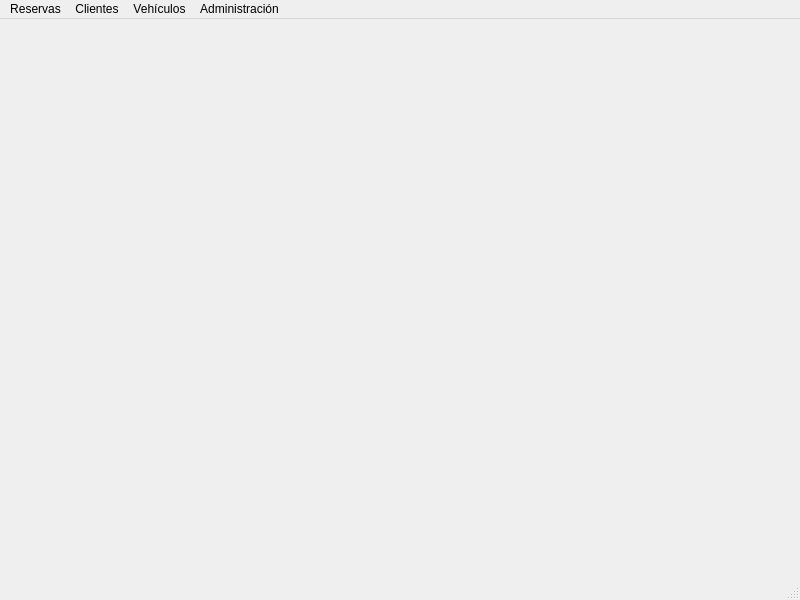
<?xml version="1.0" encoding="UTF-8"?>
<ui version="4.0">
 <class>MainWindow</class>
 <widget class="QMainWindow" name="MainWindow">
  <property name="geometry">
   <rect>
    <x>0</x>
    <y>0</y>
    <width>800</width>
    <height>600</height>
   </rect>
  </property>
  <widget class="QWidget" name="centralwidget">
   <layout class="QVBoxLayout" name="verticalLayout">
    <item>
     <widget class="QStackedWidget" name="stackedWidget"/>
    </item>
   </layout>
  </widget>
  <widget class="QMenuBar" name="menubar">
   <widget class="QMenu" name="menuReservas">
    <property name="title">
     <string>Reservas</string>
    </property>
   </widget>
   <widget class="QMenu" name="menuClientes">
    <property name="title">
     <string>Clientes</string>
    </property>
   </widget>
   <widget class="QMenu" name="menuVehiculos">
    <property name="title">
     <string>Vehículos</string>
    </property>
   </widget>
   <widget class="QMenu" name="menuAdministracion">
    <property name="title">
     <string>Administración</string>
    </property>
   </widget>
   <addaction name="menuReservas"/>
   <addaction name="menuClientes"/>
   <addaction name="menuVehiculos"/>
   <addaction name="menuAdministracion"/>
  </widget>
  <widget class="QStatusBar" name="statusbar"/>
 </widget>
 <resources/>
 <connections/>
</ui>
